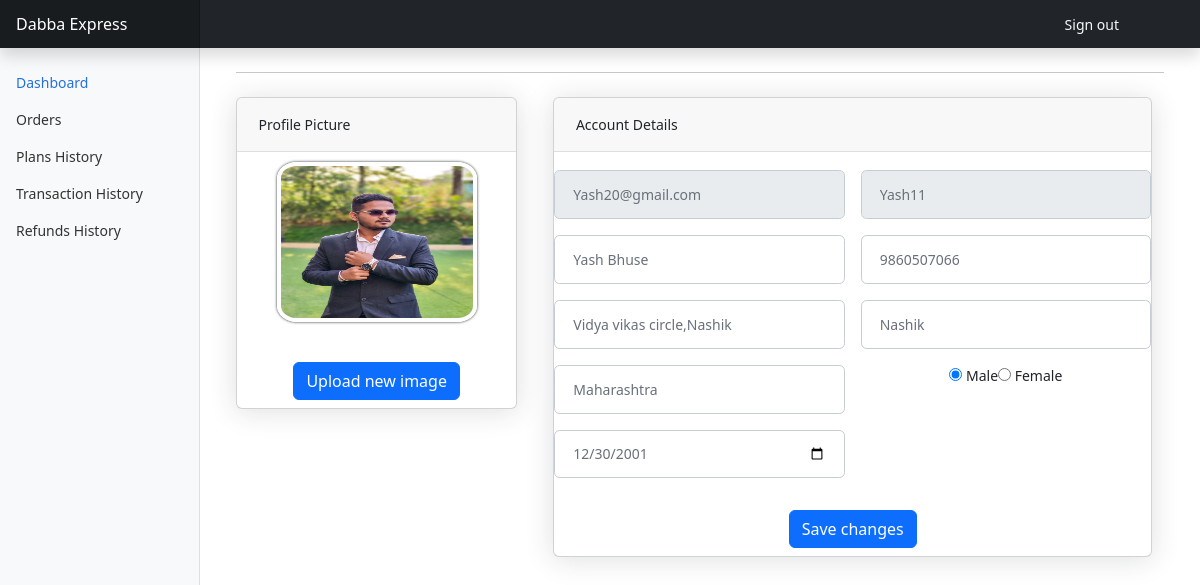
Page /customer/edit_profile/ (signed in) on the committed database.
### users/models.py (models this page shows)
class User(AbstractBaseUser, PermissionsMixin):
    class GenderTypes(models.TextChoices):
        MALE = "MALE", "Male"
        FEMALE = "FEMALE", "Female"
    class UserTypes(models.TextChoices):
        ADMIN = "ADMIN", "Admin"
        VENDOR = "VENDOR", "Vendor"
        CUSTOMER = "CUSTOMER", "Customer"
    BASE_USER_TYPE = UserTypes.CUSTOMER
    username = models.CharField(verbose_name="Username", unique=True, max_length=30, null=True, blank=True)
    email = models.EmailField(verbose_name="Email", unique=True, max_length=255)
    id = UniqueIDField(primary_key=True)
    is_active = models.BooleanField(verbose_name="Active", default=True)
    is_staff = models.BooleanField(verbose_name="Staff", default=False)
    registered_at = models.DateTimeField(verbose_name="Registered at", auto_now_add=timezone.now)
    user_type = models.CharField(
        verbose_name=("User Type"), max_length=100, choices=UserTypes.choices, blank=True,
    )
    is_email_verified = models.BooleanField(default=False)
    full_name = models.CharField(verbose_name="Full Name",  max_length=30, null=True, blank=True)
    roll_no = models.CharField(max_length=50, null=True, blank=True, default="")
    year = models.DateField(blank=True, null=True)
    aadhar_no = models.CharField(max_length=16, blank=True, null=True)
    aadhar_picture = models.ImageField(verbose_name="Aadhar Picture", blank=True, null=True)
    phone_no = models.CharField(verbose_name="Phone number", unique=True, max_length=12, null=True, blank=True)
    dob = models.DateField(verbose_name="Date of Birth", blank=True, null=True)
    is_phone_no_verified = models.BooleanField(verbose_name="Phone number verified", default=False)
    profile_photo = models.ImageField(upload_to="user_images", verbose_name="Profile Pic", blank=True)
    gender = models.CharField(verbose_name=("Gender Type"), max_length=20,
                              choices=GenderTypes.choices,  blank=True, null=True)
    reg_number = models.CharField(max_length=50, verbose_name="Registration Number", blank=True, null=True)
    start_date = models.DateField(auto_created=False, blank=True, null=True)
    end_date = models.DateField(auto_created=False, blank=True, null=True)
    address = models.TextField(max_length=300, blank=True, null=True)
    pincode=models.CharField(max_length=20, blank=True, null=True)
    state = models.CharField(max_length=100, blank=True, null=True)
    city = models.CharField(max_length=20, blank=True, null=True)
    street = models.CharField(max_length=200, blank=True, null=True)
    EMAIL_FIELD = "email"
    USERNAME_FIELD = "email"
    objects = UserManager()
    class Meta:
        verbose_name = "User"
        verbose_name_plural = "Users"

### customer/views.py (the view, shortened to what this page needs)
# urls.py: path('edit_profile/', views.update_profile, name="update-profile"),
def update_profile(request):
    if request.method == "GET":
        user = User.objects.filter(id = request.user.id).first()
        form = UserProfileForm(instance = user)
        return render(request, 'customer/edit_profile.html',context={'form':form})

### customer/templates/customer/edit_profile.html (shortened to what this page needs)
{% extends 'customer_base.html' %}
{% load static %}
{% block content %}
<head>
    <link rel="stylesheet" href="{% static 'css/edit_profile.css' %}" >
</head>
<div class="container-xl px-4 mt-4">
    <hr class="mt-0 mb-4">
    <div class="row">
        <div class="col-xl-4">
            <div class="card mb-4 mb-xl-0">
                <div class="card-header">Profile Picture</div>
                <div class="card-body text-center">
                    <img class="img-account-profile mb-2 mess_profile_photo" style="border-radius:10%" id="previewImage"
                    src="{{form.instance.profile_photo.url}}" alt="">
                    <label for="product_image" class="btn btn-primary m-2"
                            type="button">Upload new image</label>
                </div>
            </div>
        </div>
        <div class="col-xl-8">
            <div class="card mb-4">
                <div class="card-header">Account Details</div>
                <div class="card-body">
                    <form method="post" enctype="multipart/form-data">
                        <div class="row gx-3 mb-3">
                            {% for fields in form %}
                            {% if fields != form.profile_photo %}
                            <div class="col-md-6 my-2">
                                {{fields}}
                            </div>
                            {% endif %}
                            {% endfor %}
                        </div>
                        <button class="btn btn-primary m-2" type="submit">Save changes</button>
                    </form>
                </div>
            </div>
        </div>
    </div>
</div>
{% endblock %}

### static/css/dashboard.css (style rules this page uses)
body { font-size: .875rem; }
.mess_profile_photo { width: 200px; height:200px; border-radius: 9px; border: 4px solid white; box-shadow:0px 0px 3px 0px; }
.gender_check { display: inline-flex; align-items: center; list-style-type: none; }

### static/css/register.css (style rules this page uses)
.card { margin-right: 12px; }
.card-body { text-align: center; padding:0 !important; padding-top:10px !important; }

### static/css/plans.css (style rules this page uses)
.text-center { text-align: center!important; }

### static/css/edit_profile.css (style rules this page uses)
.img-account-profile { height: 10rem; }
.card { box-shadow: 0 0.15rem 1.75rem 0 rgb(33 40 50 / 15%); }
.card .card-header { font-weight: 500; }
.card-header:first-child { border-radius: 0.35rem 0.35rem 0 0; }
.card-header { padding: 1rem 1.35rem; margin-bottom: 0; background-color: rgba(33, 40, 50, 0.03); border-bottom: 1px solid rgba(33, 40, 50, 0.125); }
.form-control, .dataTable-input { display: block; width: 100%; padding: 0.875rem 1.125rem; font-size: 0.875rem; font-weight: 400; line-height: 1; color: #69707a; background-color: #fff; background-clip: padding-box; border: 1px solid #c5ccd6; -webkit-appearance: none; -moz-appearance: none; appearance: none; border-radius: 0.35rem; transition: border-color 0.15s ease-in-out, box-shadow 0.15s ease-in-out; }

### customer/templates/customer_base.html (style rules this page uses)
.gender_check { justify-content: space-evenly; display: inline-flex; align-items: center; }

### rows in the picture
User: instance.profile_photo (picture), form "Yash20@gmail.com" "Yash11" "Yash Bhuse" "9860507066" "Vidya vikas circle,Nashik" "Nashik" "Maharashtra" "☑ Male ☐ Female" "12/30/2001"
